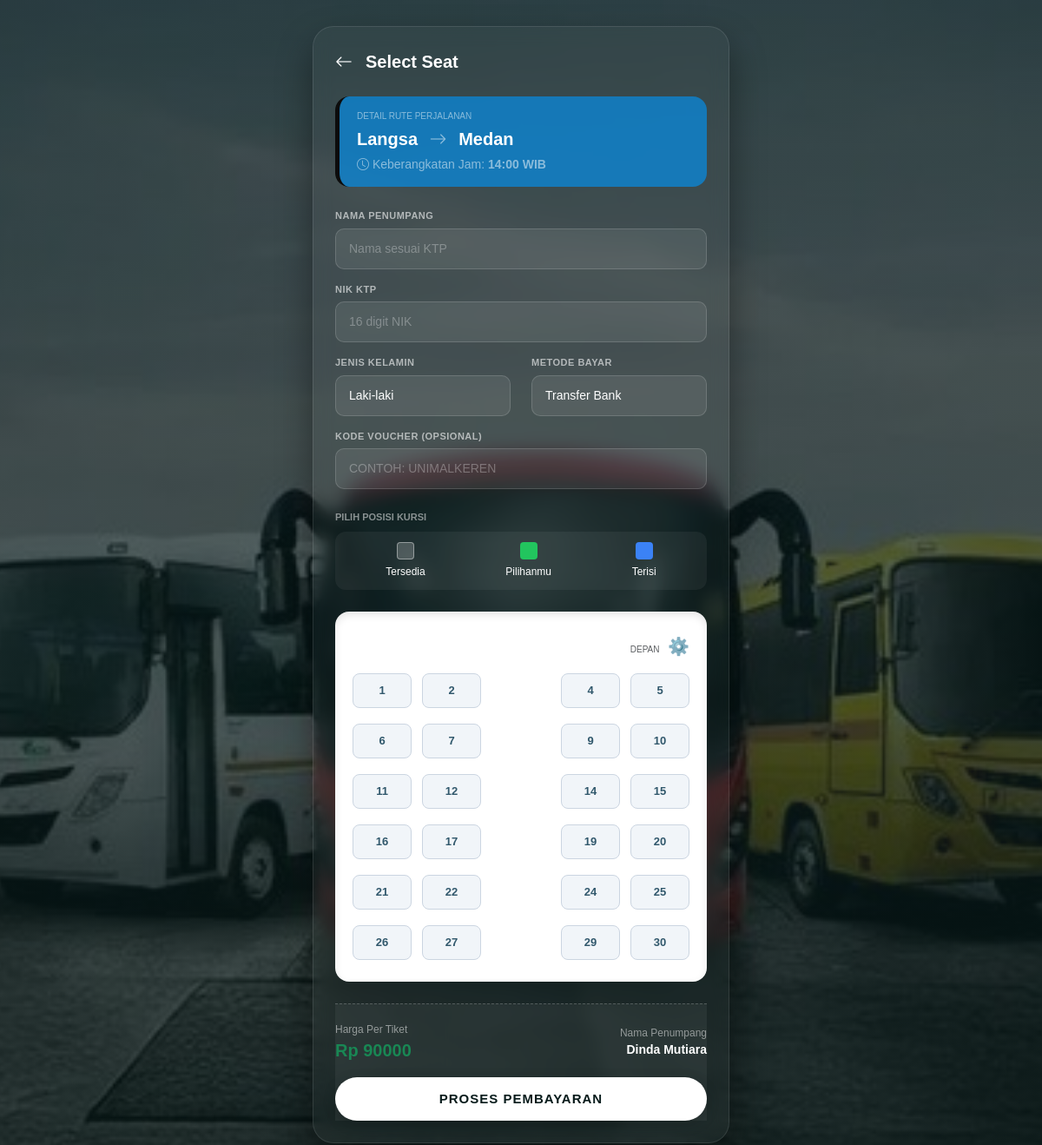
The app's page /pilih_bangku/3 (signed in) with its own data.
### tables this page shows
CREATE TABLE jadwal (
                id INTEGER PRIMARY KEY AUTOINCREMENT,
                asal TEXT,
                tujuan TEXT,
                jam TEXT,
                harga INTEGER
            );

### app.py (the view, shortened to what this page needs)
@app.route('/pilih_bangku/<int:jadwal_id>', methods=['GET', 'POST'])
def pilih_bangku(jadwal_id):
    if 'user_id' not in session:
        return redirect(url_for('login'))
    with get_db_connection() as conn:
        cursor = conn.cursor()
        cursor.execute("SELECT * FROM jadwal WHERE id=?", (jadwal_id,))
        detail_jadwal = cursor.fetchone()
        cursor.execute("SELECT nomor_bangku FROM pesanan WHERE jadwal_id=? AND status <> 'Dibatalkan'", (jadwal_id,))
        bangku_terisi = [row[0] for row in cursor.fetchall()]
        if detail_jadwal is None:
            return redirect(url_for('jadwal'))
    semua_bangku = [f"A{i}" for i in range(1, 6)] + [f"B{i}" for i in range(1, 6)]
    return render_template(
        'pilih_bangku.html',
        semua_bangku=semua_bangku,
        bangku_terisi=bangku_terisi,
        detail_jadwal=detail_jadwal,
    )

### app.py (called while the page is built)
def get_db_connection():
    conn = sqlite3.connect(DB_PATH)
    return conn

### templates/pilih_bangku.html (shortened to what this page needs)
<!DOCTYPE html>
<html lang="id">
<head>
    <link href="https://cdn.jsdelivr.net/npm/bootstrap@5.3.2/dist/dist/css/bootstrap.min.css" rel="stylesheet">
    <link rel="stylesheet" href="https://cdn.jsdelivr.net/npm/bootstrap-icons@1.11.1/font/bootstrap-icons.css">
</head>
<body>
<div class="container">
    <div class="app-container">
        <div class="header-app">
            <a href="/jadwal" class="btn-back"><i class="bi bi-arrow-left"></i></a>
            <h1 class="title-app">Select Seat</h1>
        </div>
        <div class="route-panel">
            <div class="small text-white-50 text-uppercase" style="font-size: 10px;">Detail Rute Perjalanan</div>
            <div class="fw-bold fs-5 mt-1">{{ detail_jadwal[1] }} <i class="bi bi-arrow-right mx-2 text-white-50"></i> {{ detail_jadwal[2] }}</div>
            <div class="small text-white-50 mt-1"><i class="bi bi-clock"></i> Keberangkatan Jam: <b>{{ detail_jadwal[3] }}</b></div>
        </div>
        <form action="/pilih_bangku/{{ detail_jadwal[0] }}" method="POST">
            <div class="form-manifes mb-4">
                <div class="form-group-block">
                    <label class="form-label-custom">NAMA PENUMPANG</label>
                    <input type="text" class="form-control" name="nama_penumpang" placeholder="Nama sesuai KTP" required>
                </div>
                <div class="form-group-block">
                    <label class="form-label-custom">NIK KTP</label>
                    <input type="text" class="form-control" name="nik" placeholder="16 digit NIK" required minlength="16" maxlength="16" pattern="\d{16}">
                </div>
                <div class="row">
                    <div class="col-6">
                        <div class="form-group-block">
                            <label class="form-label-custom">JENIS KELAMIN</label>
                            <select class="form-select" name="jenis_kelamin" required>
                                <option value="Laki-laki">Laki-laki</option>
                            </select>
                        </div>
                    </div>
                    <div class="col-6">
                        <div class="form-group-block">
                            <label class="form-label-custom">METODE BAYAR</label>
                            <select class="form-select" name="metode_bayar" required>
                                <option value="Transfer Bank">Transfer Bank</option>
                            </select>
                        </div>
                    </div>
                </div>
                <div class="form-group-block">
                    <label class="form-label-custom">KODE VOUCHER (OPSIONAL)</label>
                    <input type="text" class="form-control text-uppercase" name="kode_promo" placeholder="Contoh: UNIMALKEREN">
                </div>
            </div>
            <div class="small text-white-50 text-uppercase mb-2" style="font-size: 11px; font-weight: 600; text-align: left;">Pilih Posisi Kursi</div>
            <div class="legend-container">
                <div class="legend-item"><div class="box-status status-empty"></div><span>Tersedia</span></div>
                <div class="legend-item"><div class="box-status status-selected"></div><span>Pilihanmu</span></div>
                <div class="legend-item"><div class="box-status status-booked"></div><span>Terisi</span></div>
            </div>
            <div class="bus-layout">
                <div class="text-end mb-3 text-secondary" style="font-size: 20px;">
                    <span class="small text-muted me-1" style="font-size: 10px;">DEPAN</span> ⚙️
                </div>
                <div class="seat-grid">
                    {% for i in range(1, 31) %}
                        {% set b_str = i|string %}
                        {% if b_str in bangku_terisi %}
                            <div class="seat-option booked">
                                <div class="seat-label">{{ i }}</div>
                            </div>
                        {% else %}
                            <div class="seat-option">
                                <div class="seat-label">{{ i }}</div>
                            </div>
                        {% endif %}
                    {% endfor %}
                </div>
            </div>
            <div class="summary-panel">
                <div class="d-flex justify-content-between align-items-center mb-3">
                    <div class="text-start">
                        <div class="text-white-50 small" style="font-size: 12px;">Harga Per Tiket</div>
                        <div class="fw-bold fs-5 text-success">Rp {{ detail_jadwal[4] }}</div>
                    </div>
                    <div class="text-end">
                        <div class="text-white-50 small" style="font-size: 12px;">Nama Penumpang</div>
                        <div class="fw-semibold text-white small">{{ session['nama'] }}</div>
                    </div>
                </div>
                <button type="submit" class="btn btn-pay">PROSES PEMBAYARAN</button>
            </div>
        </form>
    </div>
</div>
</body>
</html>

### templates/pilih_bangku.html (style rules this page uses)
body { font-family: 'Poppins', sans-serif; background: linear-gradient(rgba(8, 27, 27, 0.7), rgba(8, 27, 27, 0.7)), url('/static/images/bg-bus.jpg'); background-size: cover; background-position: center; background-repeat: no-repeat; color: #ffffff; min-height: 100vh; padding: 30px 0; }
.app-container { max-width: 480px; margin: 0 auto; background: rgba(255, 255, 255, 0.03); border: 1px solid rgba(255, 255, 255, 0.1); border-radius: 24px; padding: 25px; backdrop-filter: blur(10px); box-shadow: 0 20px 40px rgba(0,0,0,0.4); }
.header-app { display: flex; align-items: center; margin-bottom: 25px; }
.btn-back { color: #ffffff; font-size: 20px; text-decoration: none; margin-right: 15px; }
.title-app { font-family: 'Montserrat', sans-serif; font-size: 20px; font-weight: 700; margin: 0; }
.route-panel { background: rgba(3, 143, 236, 0.669); border-radius: 16px; padding: 15px 20px; margin-bottom: 25px; border-left: 5px solid #0c0c0c; }
.legend-container { display: flex; justify-content: space-around; background: rgba(255, 255, 255, 0.05); padding: 12px; border-radius: 12px; margin-bottom: 25px; font-size: 12px; }
.legend-item { display: flex; flex-direction: column; align-items: center; gap: 5px; }
.box-status { width: 20px; height: 20px; border-radius: 4px; }
.status-empty { background: rgba(255, 255, 255, 0.2); border: 1px solid rgba(255, 255, 255, 0.4); }
.status-selected { background: #22c55e; }
.status-booked { background: #3b82f6; }
.bus-layout { background: #ffffff; color: #081b1b; border-radius: 16px; padding: 25px 20px; margin-bottom: 25px; box-shadow: inset 0 4px 10px rgba(0,0,0,0.1); }
.seat-grid { display: grid; grid-template-columns: repeat(5, 1fr); gap: 12px; row-gap: 18px; }
.seat-option { position: relative; }
.seat-label { display: flex; align-items: center; justify-content: center; background: #f1f5f9; border: 1px solid #cbd5e1; color: #31586c; height: 40px; border-radius: 8px; font-size: 13px; font-weight: 600; transition: all 0.2s; }
.form-manifes .form-group-block { display: flex; flex-direction: column; align-items: flex-start; margin-bottom: 15px; width: 100%; }
.form-manifes .form-label-custom { font-size: 11px; color: rgba(255,255,255,0.6); font-weight: 600; letter-spacing: 0.5px; margin-bottom: 6px; text-align: left; }
.form-manifes .form-control, .form-manifes .form-select { background: rgba(255, 255, 255, 0.08) !important; border: 1px solid rgba(255, 255, 255, 0.15) !important; color: #ffffff !important; border-radius: 10px !important; padding: 12px 15px !important; font-size: 14px !important; width: 100% !important; box-sizing: border-box; }
.form-manifes .form-select option { background: #081b1b; color: #ffffff; }
.form-manifes .form-control::placeholder { color: rgba(255,255,255,0.3); }
.summary-panel { background: rgba(255, 255, 255, 0.05); border-top: 1px dashed rgba(255, 255, 255, 0.2); padding-top: 20px; margin-top: 25px; }
.btn-pay { background: #ffffff; color: #081b1b; font-family: 'Montserrat', sans-serif; font-weight: 700; border: none; padding: 14px; border-radius: 50px; width: 100%; font-size: 15px; letter-spacing: 1px; transition: all 0.2s; box-shadow: 0 4px 15px rgba(0,0,0,0.2); }

### records on screen
jadwal: asal "Langsa", tujuan "Medan", jam "14:00 WIB", harga "90000"

### other values on screen
{{ i }} "1" "2" "4" "5" "6" "7" "9" "10" "11" "12" "14" "15" "16" "17" "19" "20" "21" "22" "24" "25" "26" "27" "29" "30"
{{ session['nama'] }} "Dinda Mutiara"
